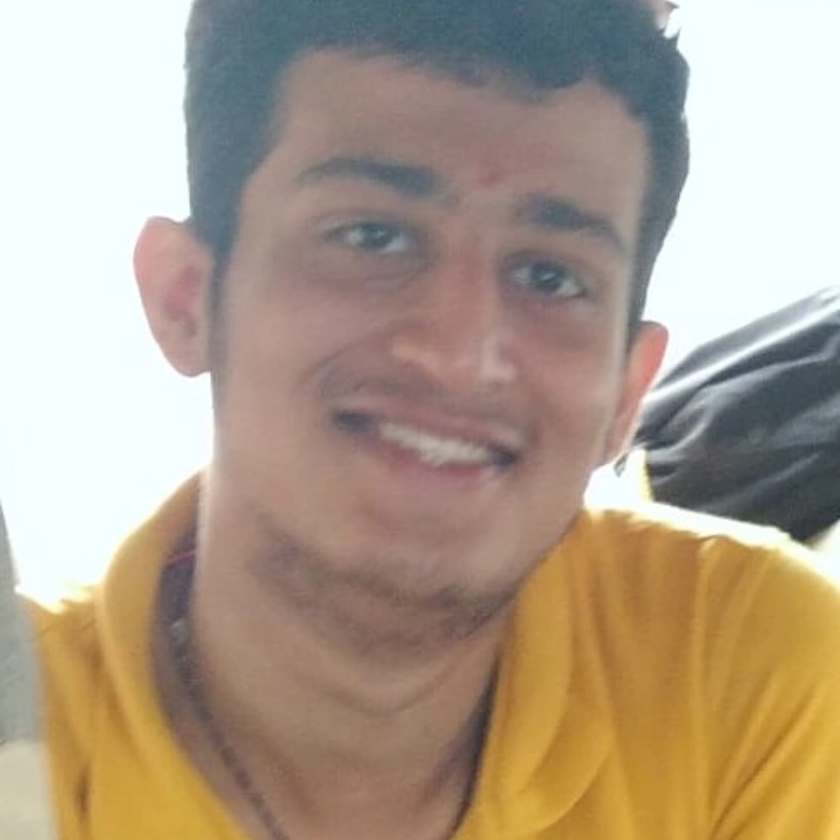
#> input picture data/images/image.jpg, 840 x 840 px, shrunk from 1440 x 1440 before the run; its folder holds only this picture in this run
$ python extract_image_features.py
#> lines starting #> are read from the running program, lines starting #| are printed output that depends on the picture; after the words box and inside, x2 and y2 are one past the last pixel; in counts of white or black regions, pixels touching at a corner belong together
# experiments/extract_image_features.py
import cv2
import numpy as np
import pandas as pd
import os
import glob

IMAGE_DIR = os.path.join("..","data","images")   # ../data/images
OUTPUT_FILE = os.path.join("..","data","image_features.csv")  # ../data/image_features.csv

os.makedirs(IMAGE_DIR, exist_ok=True)

def extract_image_features(image_path):
#> called with image_path = '../data/images/image.jpg'
    img = cv2.imread(image_path)
#> img is the input picture: shape (840, 840, 3); mean B, G, R 139.6, 158, 174.2
    if img is None:
        return None, None
    gray = cv2.cvtColor(img, cv2.COLOR_BGR2GRAY)
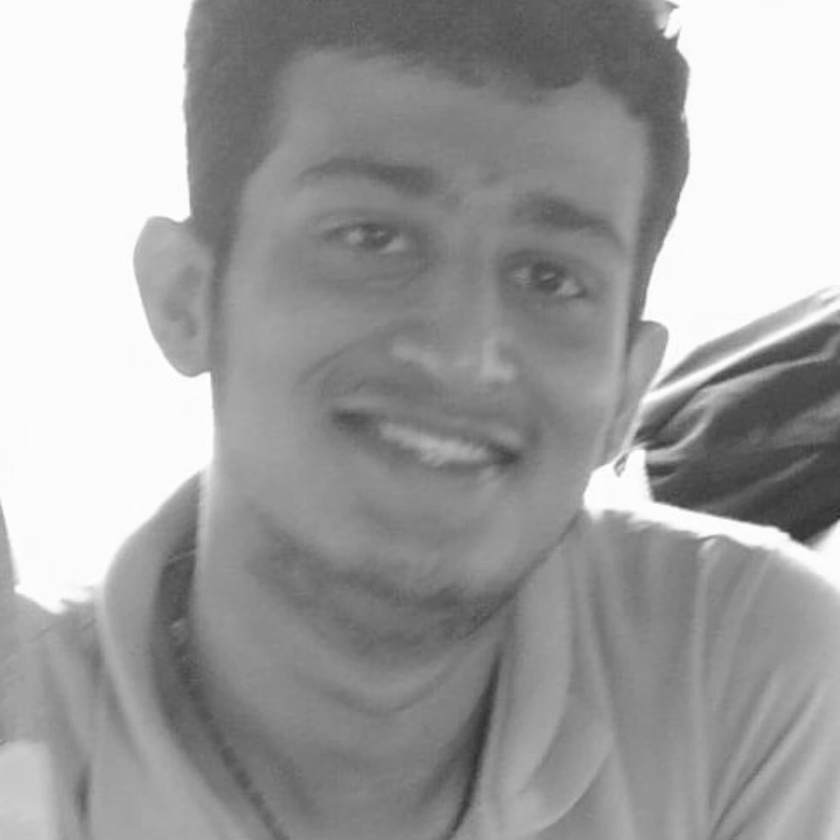
#> gray: shape (840, 840); min 40, max 255, mean 160.8
    brightness = float(np.mean(gray))
#> brightness = 160.8
    # Cloud density: fraction of bright pixels (threshold 200)
    _, thresh = cv2.threshold(gray, 200, 255, cv2.THRESH_BINARY)
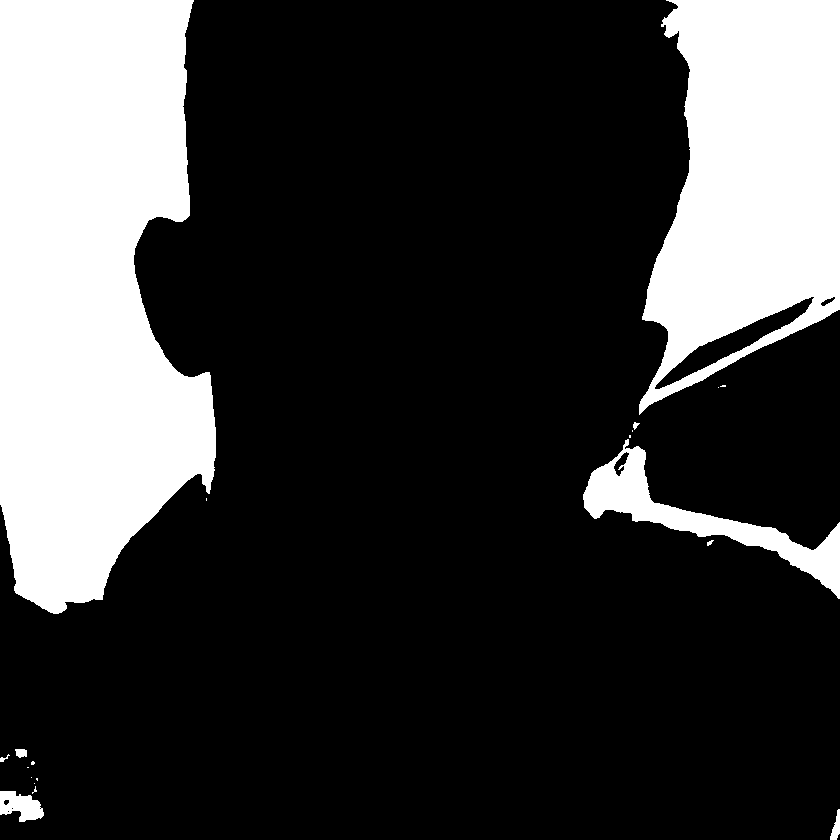
#> thresh: shape (840, 840); 23.9% white; 20 white regions (11 under 20 px), largest, box (x1, y1, x2, y2) and area: (0, 0, 216, 614) 102273, (639, 0, 840, 415) 56942, (583, 439, 840, 599) 8310
    cloud_density = float(np.sum(thresh == 255) / thresh.size)
#> cloud_density = 0.239
    return brightness, cloud_density

def main():
    image_paths = sorted(glob.glob(os.path.join(IMAGE_DIR, "*.jpg")) + glob.glob(os.path.join(IMAGE_DIR, "*.png")))
    rows = []
    for p in image_paths:
        b, c = extract_image_features(p)
#> b = 160.8; c = 0.239
        if b is not None:
            rows.append({"image": os.path.basename(p), "brightness": b, "cloud_density": c})
    if rows:
        df = pd.DataFrame(rows)
#> df = table of 1 rows and 3 columns
        df.to_csv(OUTPUT_FILE, index=False)
        print(f"✅ Saved {len(df)} image feature rows to {OUTPUT_FILE}")
#| ✅ Saved 1 image feature rows to ../data/image_features.csv
    else:
        print("⚠️ No images found in", IMAGE_DIR, " — add images then rerun.")

if __name__ == "__main__":
    main()
